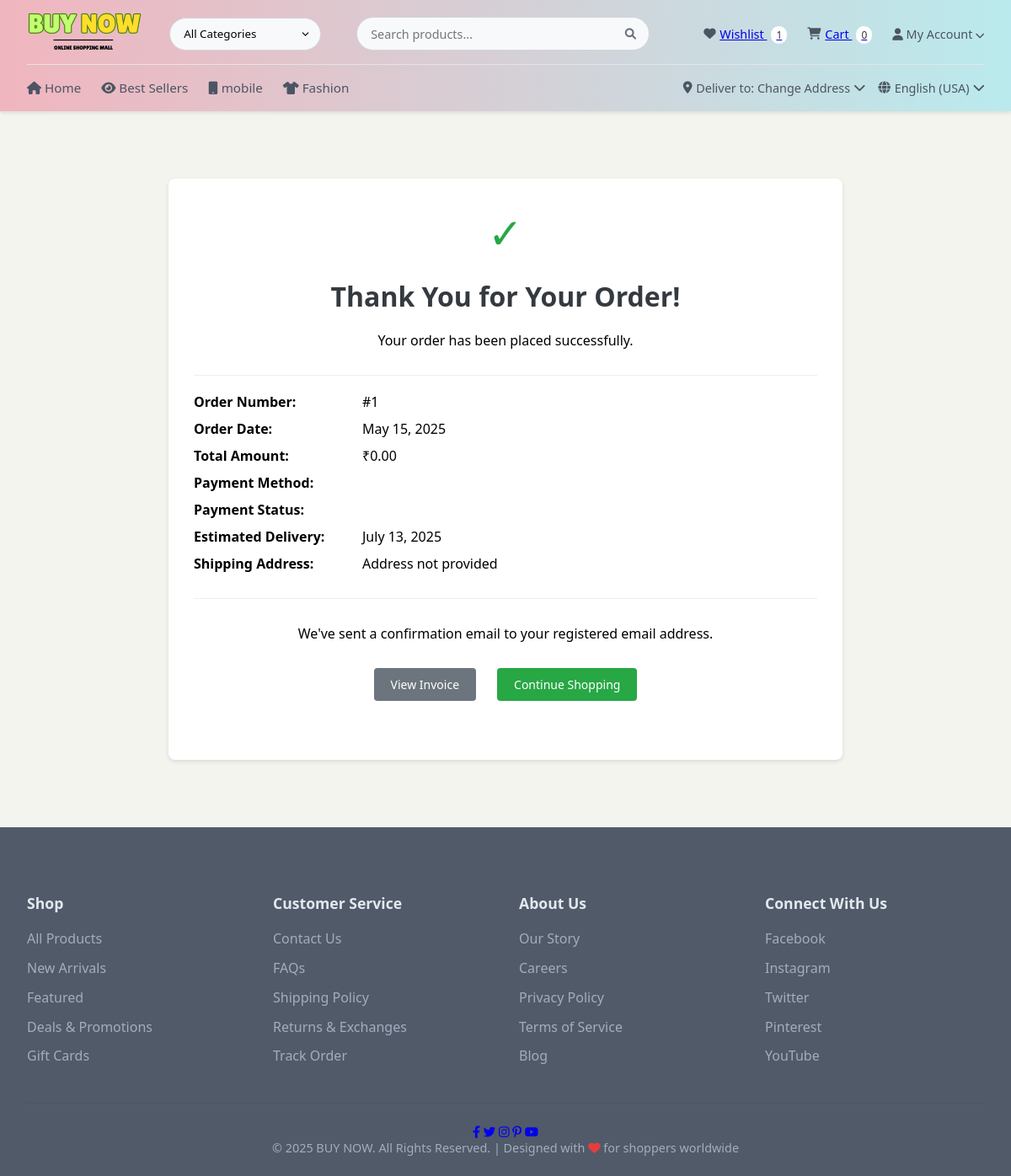
Page /order/confirmation/1/ (signed in) on the committed database.
### shop/models.py (models this page shows, shortened)
class Order(models.Model):
    STATUS_CHOICES = [
        ('P', 'Pending'),
        ('PR', 'Processing'),
        ('S', 'Shipped'),
        ('D', 'Delivered'),
        ('C', 'Cancelled'),
    ]
    user = models.ForeignKey(User, on_delete=models.CASCADE)
    items = models.ManyToManyField(CartItem)
    total_price = models.DecimalField(max_digits=10, decimal_places=2 ,default=0 )
    shipping_address = models.TextField(
        default="Address not provided",  # Or any sensible defaul
        blank=True  # Also add this if the field can be empty
        )
    status = models.CharField(max_length=2, choices=STATUS_CHOICES, default='PR')
    created_at = models.DateTimeField(auto_now_add=True)
    estimated_delivery = models.DateField(
        default=timezone.now() + timedelta(days=7)  # Default to 7 days from now
    )

### shop/views.py (the view)
# urls.py: path('order/confirmation/<int:order_id>/', order_confirmation, name='order_confirmation'),
@login_required
def order_confirmation(request, order_id):
    order = get_object_or_404(Order, id=order_id, user=request.user)
    payment = Payment.objects.filter(order=order).first()
    return render(request, 'shop/order_confirmation.html', {
        'order': order,
        'payment': payment
    })

### shop/context_processors.py (called while the page is built)
def wishlist_count(request):
    if request.user.is_authenticated:
        wishlist, created = Wishlist.objects.get_or_create(user=request.user)
        return {'wishlist_count': wishlist.products.count()}
    return {'wishlist_count': 0}

def cart_count(request):
    if request.user.is_authenticated:
        try:
            cart = Cart.objects.get(user=request.user)
            return {'cart_count': cart.items.count()}
        except Cart.DoesNotExist:
            return {'cart_count': 0}
    return {'cart_count': 0}

### shop/templates/shop/order_confirmation.html (shortened to what this page needs)
{% extends 'shop/base.html' %}
{% load static %}
{% block content %}
<div class="confirmation-container">
    <div class="success-icon">✓</div>
    <h2>Thank You for Your Order!</h2>
    <p>Your order has been placed successfully.</p>
    <div class="order-details">
        <div class="detail-row">
            <div class="detail-label">Order Number:</div>
            <div>#{{ order.id }}</div>
        </div>
        <div class="detail-row">
            <div class="detail-label">Order Date:</div>
            <div>{{ order.created_at|date:"F j, Y" }}</div>
        </div>
        <div class="detail-row">
            <div class="detail-label">Total Amount:</div>
            <div>₹{{ order.total_price }}</div>
        </div>
        <div class="detail-row">
            <div class="detail-label">Payment Method:</div>
        </div>
        <div class="detail-row">
            <div class="detail-label">Payment Status:</div>
        </div>
        <div class="detail-row">
            <div class="detail-label">Estimated Delivery:</div>
            <div>{{ order.estimated_delivery|date:"F j, Y" }}</div>
        </div>
        <div class="detail-row">
            <div class="detail-label">Shipping Address:</div>
            <div>{{ order.shipping_address }}</div>
        </div>
    </div>
    <p>We've sent a confirmation email to your registered email address.</p>
    <div class="action-buttons">
        <a href="{% url 'view_invoice' order.id %}" class="btn btn-invoice">View Invoice</a>
        <a href="{% url 'product_list' %}" class="btn btn-continue">Continue Shopping</a>
    </div>
</div>
{% endblock %}

### shop/static/css/base.css (style rules this page uses)
* { margin: 0; padding: 0; box-sizing: border-box; font-family: 'Segoe UI', Arial, sans-serif; }
body { background-color: #f4f4edeb; display: flex; flex-direction: column; min-height: 100vh; }

### shop/static/css/home.css (style rules this page uses)
.btn { padding: 8px 18px; border: none; border-radius: 6px; cursor: pointer; text-decoration: none; font-size: 15px; font-weight: 500; }

### shop/static/css/checkout_address.css (style rules this page uses)
.btn { padding: 10px 20px; background: #007bff; color: white; border: none; border-radius: 4px; cursor: pointer; }
.btn-continue { background: #28a745; float: right; }

### shop/static/css/product_list.css (style rules this page uses)
.btn { padding: 8px 15px; border: none; border-radius: 4px; cursor: pointer; text-decoration: none; font-size: 14px; }

### shop/static/css/product_detail.css (style rules this page uses)
.btn { padding: 8px 15px; border: none; border-radius: 4px; cursor: pointer; text-decoration: none; font-size: 14px; }

### shop/static/css/wishlist.css (style rules this page uses)
.btn { padding: 8px 15px; border: none; border-radius: 4px; cursor: pointer; text-decoration: none; font-size: 14px; }

### shop/static/css/checkout_payment.css (style rules this page uses)
h2 { text-align: center; margin-bottom: 2rem; color: #333; }

### shop/static/css/order_confirmation.css (style rules this page uses)
.confirmation-container { background: white; padding: 30px; border-radius: 8px; box-shadow: 0 2px 5px rgba(0,0,0,0.1); max-width: 800px; margin: 0 auto; text-align: center; margin-top: 5rem; margin-bottom: 5rem; }
.success-icon { color: #28a745; font-size: 50px; margin-bottom: 20px; }
.order-details { margin: 30px 0; text-align: left; border-top: 1px solid #eee; border-bottom: 1px solid #eee; padding: 20px 0; }
.detail-row { display: flex; margin-bottom: 10px; }
.detail-label { font-weight: bold; width: 200px; }
.btn { display: inline-block; padding: 10px 20px; background: #007bff; color: white; text-decoration: none; border-radius: 4px; margin: 10px 5px; }
.btn-invoice { background: #6c757d; }
.btn-continue { background: #28a745; }
.action-buttons { margin-top: 20px; align-items: center; }

### shop/static/css/admin_dashboard.css (style rules this page uses)
h2, h3, h4 { color: #343a40; margin-bottom: 1rem; }
h2 { text-align: center; font-size: 2rem; margin: 20px 0; }
.action-buttons { display: flex; flex-wrap: wrap; gap: 15px; justify-content: center; margin-bottom: 30px; }

### rows in the picture
Order: id "1", created_at "May 15, 2025", total_price "0.00", estimated_delivery "July 13, 2025", shipping_address "Address not provided"

### other values in the picture
{{ wishlist_count }} "1"
{{ cart_count }} "0"
